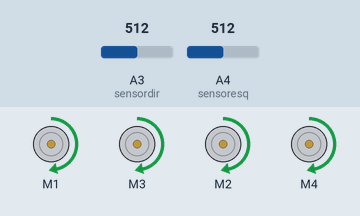
Bench run of a sketch on a simulated Arduino Uno, built with avr-gcc and run on an emulated ATmega328P. Parts: 4 × DC motor (green arrow = forward, orange = backward, longer = faster). The test bench sets the inputs (shaded band); at power-on: A3 (sensordir) = 512, A4 (sensoresq) = 512.

Above: at 1.2 s.
1.3 s: A3 (sensordir) set to 208
2.8 s: A3 (sensordir) set to 185
At 3.6 s:
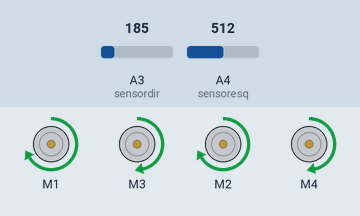
4.3 s: A4 (sensoresq) set to 217
5.8 s: A4 (sensoresq) set to 182
At 7.0 s:
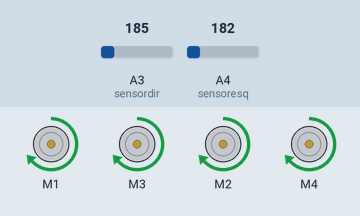
7.3 s: A3 (sensordir) set to 210
At 8.2 s:
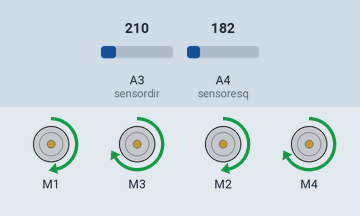
8.8 s: A3 (sensordir) set to 190
At 9.4 s:
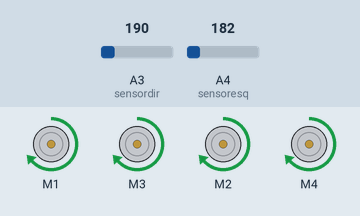
Timing chart, 0 to 11.3 s (numbered marks = the images above; inputs shaded):
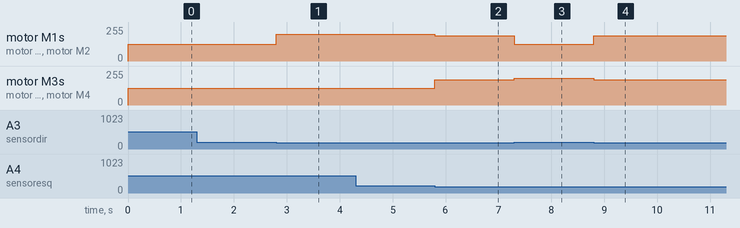

The sketch:

sketch_nov20c.ino
```cpp
#include <AFMotor.h>

AF_DCMotor motorDirFrente(1);
AF_DCMotor motorDirTras(2);
AF_DCMotor motorEsqFrente(3);
AF_DCMotor motorEsqTras(4);

int sensordir=A3;
int sensoresq=A4;
int valsensordir = 0;
int valsensoresq = 0;
void setup()
{
  Serial.begin(9600);
}
void loop()
{
  valsensoresq = analogRead (sensoresq);
  valsensordir= analogRead (sensordir);

 if
   ( valsensoresq < 200 && valsensordir < 200)
   {
  motorDirFrente.run(FORWARD);
  motorDirFrente.setSpeed(190);
  motorEsqFrente.run(FORWARD);
  motorEsqFrente.setSpeed(190);
  motorDirTras.run(FORWARD);
  motorDirTras.setSpeed(190);
  motorEsqTras.run(FORWARD);
  motorEsqTras.setSpeed(190);
   }
   else
   {

     if
     ( valsensoresq > 200 && valsensordir < 200)
    {
  motorDirFrente.run(FORWARD);
  motorDirFrente.setSpeed(200);
  motorEsqFrente.run(FORWARD);
  motorEsqFrente.setSpeed(125);
  motorDirTras.run(FORWARD);
  motorDirTras.setSpeed(200);
  motorEsqTras.run(FORWARD);
  motorEsqTras.setSpeed(125);
    }
 else {
   if (valsensoresq < 200 && valsensordir > 200)
   {
  motorDirFrente.run(FORWARD);
  motorDirFrente.setSpeed(125);
  motorEsqFrente.run(FORWARD);
  motorEsqFrente.setSpeed(200);
  motorDirTras.run(FORWARD);
  motorDirTras.setSpeed(125);
  motorEsqTras.run(FORWARD);
  motorEsqTras.setSpeed(200);
   }
   else
   {
     if (valsensoresq > 200 && valsensordir > 200)
     {
  motorDirFrente.run(FORWARD);
  motorDirFrente.setSpeed(125);
  motorEsqFrente.run(FORWARD);
  motorEsqFrente.setSpeed(125);
  motorDirTras.run(FORWARD);
  motorDirTras.setSpeed(125);
  motorEsqTras.run(FORWARD);
  motorEsqTras.setSpeed(125);
     }}
      }
    }}
```

Measured:
- the behaviour switches between 200 and 199 on A3 (sensordir) (found by bisection; images 0 and 1)
- the behaviour switches between 200 and 199 on A4 (sensoresq) (found by bisection; images 1 and 2)
- after the input at 1.3 s, every drawn part: stays the same
- after the input at 2.8 s, motor M1, motor M2: forward 125/255 → forward 200/255 at once
- after the input at 4.3 s, every drawn part: stays the same
- after the input at 5.8 s, motor M1, motor M2: forward 200/255 → forward 190/255 at once; motor M3, motor M4: forward 125/255 → forward 190/255 at once
- after the input at 7.3 s, motor M1, motor M2: forward 190/255 → forward 125/255 at once; motor M3, motor M4: forward 190/255 → forward 200/255 at once
- after the input at 8.8 s, motor M1, motor M2: forward 125/255 → forward 190/255 at once; motor M3, motor M4: forward 200/255 → forward 190/255 at once
